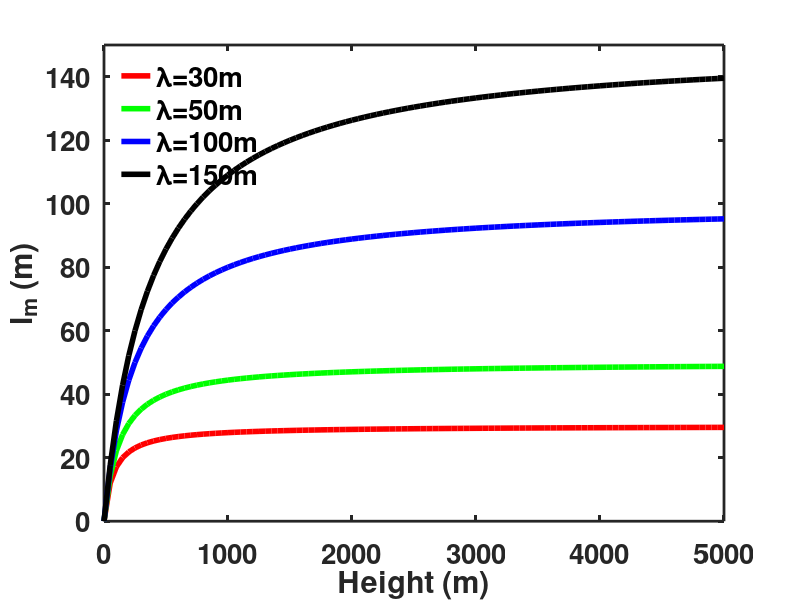

Write MATLAB code to recreate this figure.
clear all;

kap = 0.4;
lam1 = 30;
lam2 = 50;
lam3 = 100;
lam4 = 150;

z = linspace(0,5000,101);

num = kap*z;
den1 = 1+kap*z/lam1;
den2 = 1+kap*z/lam2;
den3 = 1+kap*z/lam3;
den4 = 1+kap*z/lam4;

el1 = num./den1;
el2 = num./den2;
el3 = num./den3;
el4 = num./den4;

plot(z,el1,'r-',"linewidth",4);hold on;
plot(z,el2,'g-',"linewidth",4);
plot(z,el3,'b-',"linewidth",4);
plot(z,el4,'k-',"linewidth",4);
hold off;
axis([0 5000 0 150]);
xlabel('Height (m)',"fontweight","bold","fontsize",20)
ylabel('l_m (m)',"fontweight","bold","fontsize",20)
set(gca,"fontsize",20)
h=get (gcf, "currentaxes");
set(h,"fontweight","bold","linewidth",2)

h2=legend('\lambda=30m','\lambda=50m','\lambda=100m','\lambda=150m','location', 'northwest');
set(h2,"fontweight","bold","fontsize",20)
set(h2,"Box","off")

print -dpng -color "-S700,500" Kz_MixLen.png

